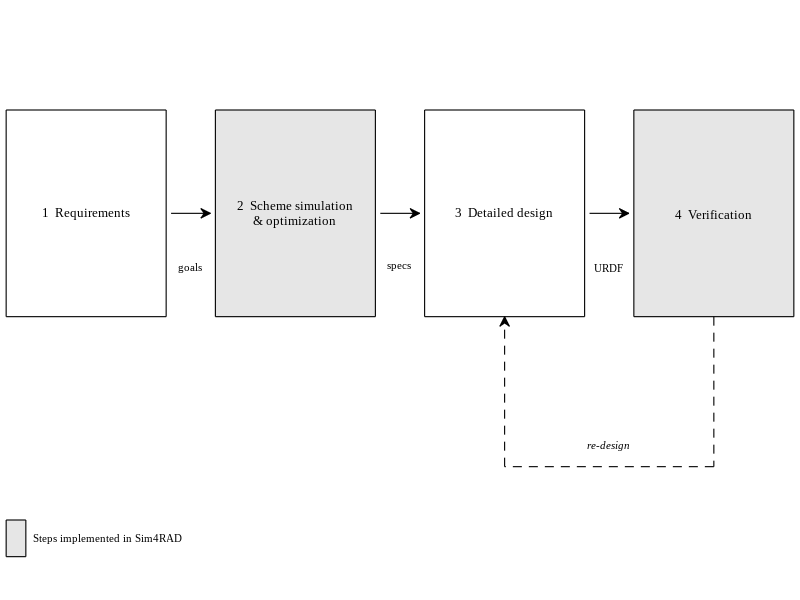
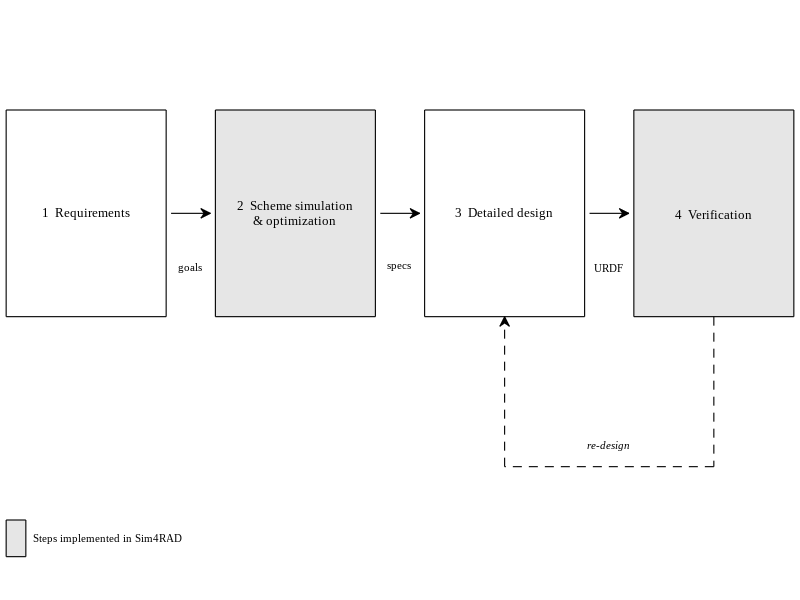

The MATLAB script that drew these images, in order:
function fig_design_flow()
%FIG_DESIGN_FLOW  Draw the design-flow diagram used in docs/case_study.md.
%
%   Produces two files next to this script:
%       fig_design_flow.png   600 dpi, for the Markdown document
%       fig_design_flow.pdf   vector, for inclusion in the LaTeX report
%
%   The figure is drawn at its final printed size (6.5 x 1.8 in), so it can be
%   included in LaTeX with width=\linewidth without rescaling the fonts.
%   Explanations are deliberately kept out of the figure and belong to the
%   caption.
%
%   Run from the repository root:
%       fig_design_flow

    W = 6.5;   % figure width, inches (= \linewidth of the report)
    H = 1.8;   % figure height, inches

    fig = figure('Color', 'w', 'Units', 'inches', 'Position', [1 1 W H]);
    ax = axes('Parent', fig, 'Position', [0 0 1 1], 'XLim', [0 W], 'YLim', [0 H], ...
              'Visible', 'off');
    axes(ax);
    hold on;

    font = 'Times New Roman';
    cShade = [0.90 0.90 0.90];

    nrm = @(x, y) [x / W, y / H];   % data coordinates -> normalized

    %% Steps
    bw = 1.30;  % box width
    bh = 0.62;  % box height
    yb = 0.85;  % bottom edge of the boxes
    x0 = [0.05 1.75 3.45 5.15];
    shaded = [false true false true];

    labels = {{'1  Requirements'}, ...
              {'2  Scheme simulation', '& optimization'}, ...
              {'3  Detailed design'}, ...
              {'4  Verification'}};

    for i = 1:4
        if shaded(i)
            fc = cShade;
        else
            fc = 'w';
        end
        rectangle('Position', [x0(i), yb, bw, bh], 'FaceColor', fc, ...
                  'EdgeColor', 'k', 'LineWidth', 0.8);
        text(x0(i) + bw / 2, yb + bh / 2, labels{i}, ...
             'HorizontalAlignment', 'center', 'VerticalAlignment', 'middle', ...
             'FontName', font, 'FontSize', 9, 'Color', 'k');
    end

    %% Hand-off between consecutive steps
    yA = yb + bh / 2;
    handOff = {'goals', 'specs', 'URDF'};
    for i = 1:3
        p1 = nrm(x0(i) + bw + 0.04, yA);
        p2 = nrm(x0(i + 1) - 0.04, yA);
        annotation('arrow', [p1(1) p2(1)], [p1(2) p2(2)], 'Color', 'k', ...
                   'LineWidth', 0.8, 'HeadStyle', 'vback2', ...
                   'HeadWidth', 5, 'HeadLength', 5);
        text(x0(i) + bw + 0.20, yA - 0.16, handOff{i}, ...
             'HorizontalAlignment', 'center', 'VerticalAlignment', 'middle', ...
             'FontName', font, 'FontSize', 8, 'Color', 'k');
    end

    %% Iteration: verification may send the design back to detailed design
    yF = 0.40;
    xRight = x0(4) + bw / 2;
    xLeft  = x0(3) + bw / 2;
    a = nrm(xRight, yb);
    b = nrm(xRight, yF);
    c = nrm(xLeft, yF);
    d = nrm(xLeft, yb);
    annotation('line',  [a(1) b(1)], [a(2) b(2)], 'Color', 'k', 'LineWidth', 0.8, 'LineStyle', '--');
    annotation('line',  [b(1) c(1)], [b(2) c(2)], 'Color', 'k', 'LineWidth', 0.8, 'LineStyle', '--');
    annotation('arrow', [c(1) d(1)], [c(2) d(2)], 'Color', 'k', 'LineWidth', 0.8, ...
               'LineStyle', '--', 'HeadStyle', 'vback2', 'HeadWidth', 5, 'HeadLength', 5);
    text((xRight + xLeft) / 2, yF + 0.05, 're-design', ...
         'HorizontalAlignment', 'center', 'VerticalAlignment', 'bottom', ...
         'FontName', font, 'FontSize', 8, 'FontAngle', 'italic', 'Color', 'k');

    %% Legend
    rectangle('Position', [0.05, 0.13, 0.16, 0.11], 'FaceColor', cShade, ...
              'EdgeColor', 'k', 'LineWidth', 0.8);
    text(0.27, 0.185, 'Steps implemented in Sim4RAD', ...
         'HorizontalAlignment', 'left', 'VerticalAlignment', 'middle', ...
         'FontName', font, 'FontSize', 8, 'Color', 'k');

    %% Export
    drawnow;
    here = fileparts(mfilename('fullpath'));
    exportgraphics(fig, fullfile(here, 'fig_design_flow.png'), ...
                   'Resolution', 600, 'BackgroundColor', 'white');
    exportgraphics(fig, fullfile(here, 'fig_design_flow.pdf'), ...
                   'ContentType', 'vector', 'BackgroundColor', 'white');
    disp(['Written: ', fullfile(here, 'fig_design_flow.png')]);
    disp(['Written: ', fullfile(here, 'fig_design_flow.pdf')]);
end
